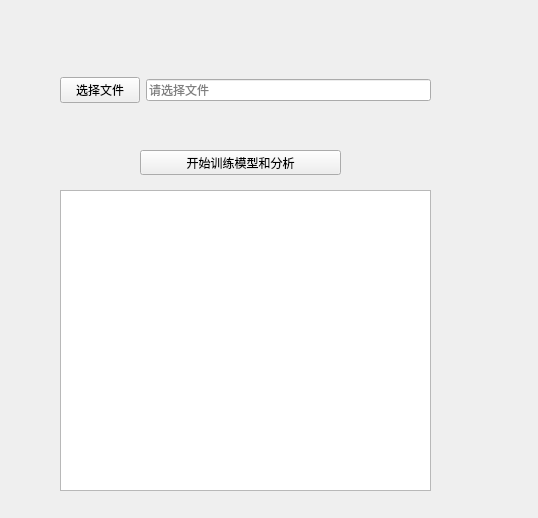
<?xml version="1.0" encoding="UTF-8"?>
<ui version="4.0">
 <class>Form</class>
 <widget class="QWidget" name="Form">
  <property name="geometry">
   <rect>
    <x>0</x>
    <y>0</y>
    <width>538</width>
    <height>518</height>
   </rect>
  </property>
  <property name="windowTitle">
   <string>分析</string>
  </property>
  <widget class="QWidget" name="horizontalLayoutWidget">
   <property name="geometry">
    <rect>
     <x>60</x>
     <y>50</y>
     <width>371</width>
     <height>81</height>
    </rect>
   </property>
   <layout class="QHBoxLayout" name="horizontalLayout">
    <item>
     <widget class="QPushButton" name="btn_import">
      <property name="text">
       <string>选择文件</string>
      </property>
     </widget>
    </item>
    <item>
     <widget class="QLineEdit" name="line_file_path">
      <property name="text">
       <string/>
      </property>
      <property name="readOnly">
       <bool>true</bool>
      </property>
      <property name="placeholderText">
       <string>请选择文件</string>
      </property>
     </widget>
    </item>
   </layout>
  </widget>
  <widget class="QPushButton" name="btn_analyze">
   <property name="geometry">
    <rect>
     <x>140</x>
     <y>150</y>
     <width>201</width>
     <height>25</height>
    </rect>
   </property>
   <property name="text">
    <string>开始训练模型和分析</string>
   </property>
  </widget>
  <widget class="QTextBrowser" name="textBrowser_log">
   <property name="geometry">
    <rect>
     <x>60</x>
     <y>190</y>
     <width>371</width>
     <height>301</height>
    </rect>
   </property>
   <property name="font">
    <font>
     <family>Courier New</family>
    </font>
   </property>
  </widget>
 </widget>
 <resources/>
 <connections/>
</ui>
